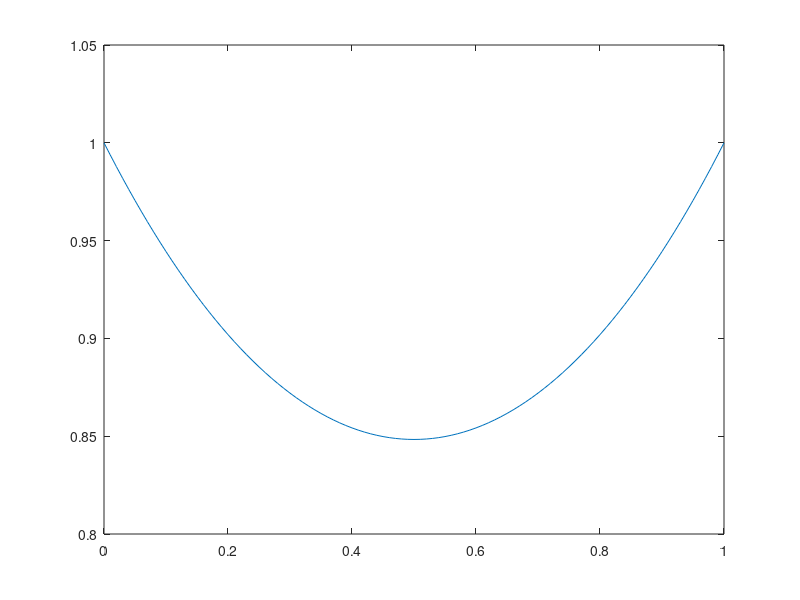

The MATLAB source for this figure: (Note: this script raises an error after producing the figure.)
%% REVOLUTION SURFACE AREA MINIMIZATION
clear
clc

% Draw catenary curve
x = 0:0.01:1;
a = 424169/500000;
y = a*cosh((x-0.5)/a);
plot(x,y)
hold on

% Plot optimum discretized curve that minimizes the revolution surface area
f = @integral;
U0 = ones(1,50);
[U_sD,S_sD,fX_sD,i_sD] = steepestDescent(f, U0, 'oneDimSearch', "dichoSearch");
x = linspace(0,1,numel(U0));
scatter(x, U_sD(i_sD,:))
ylim([0, 1])




